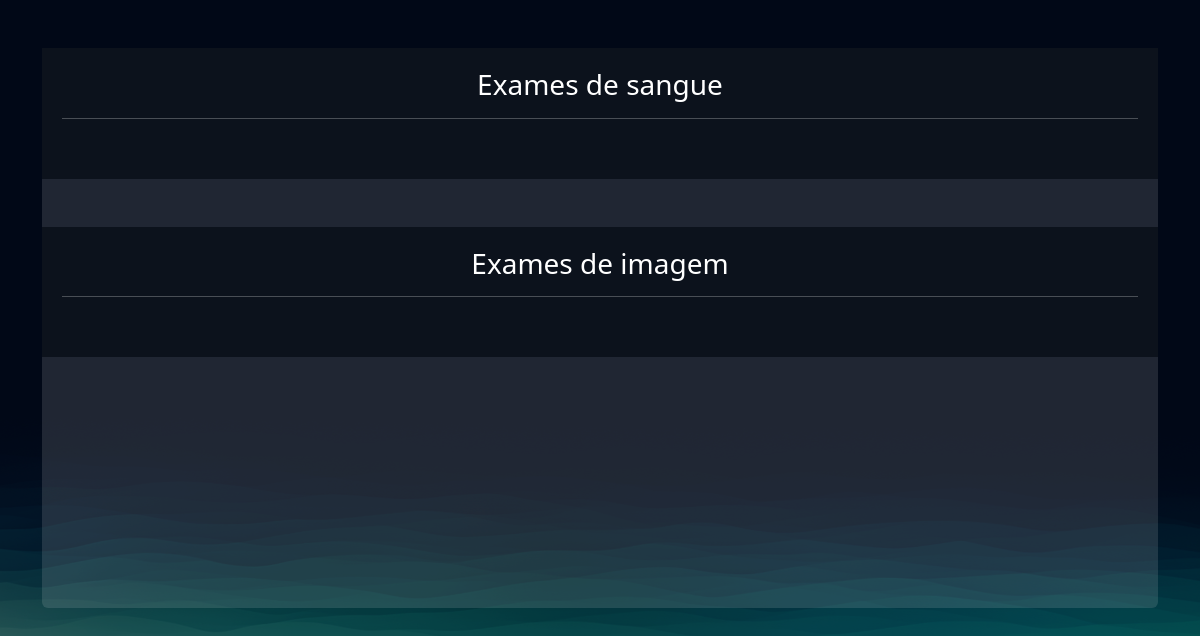
Before: /exames/gerenciar_exames/ (signed in) with the older database file.
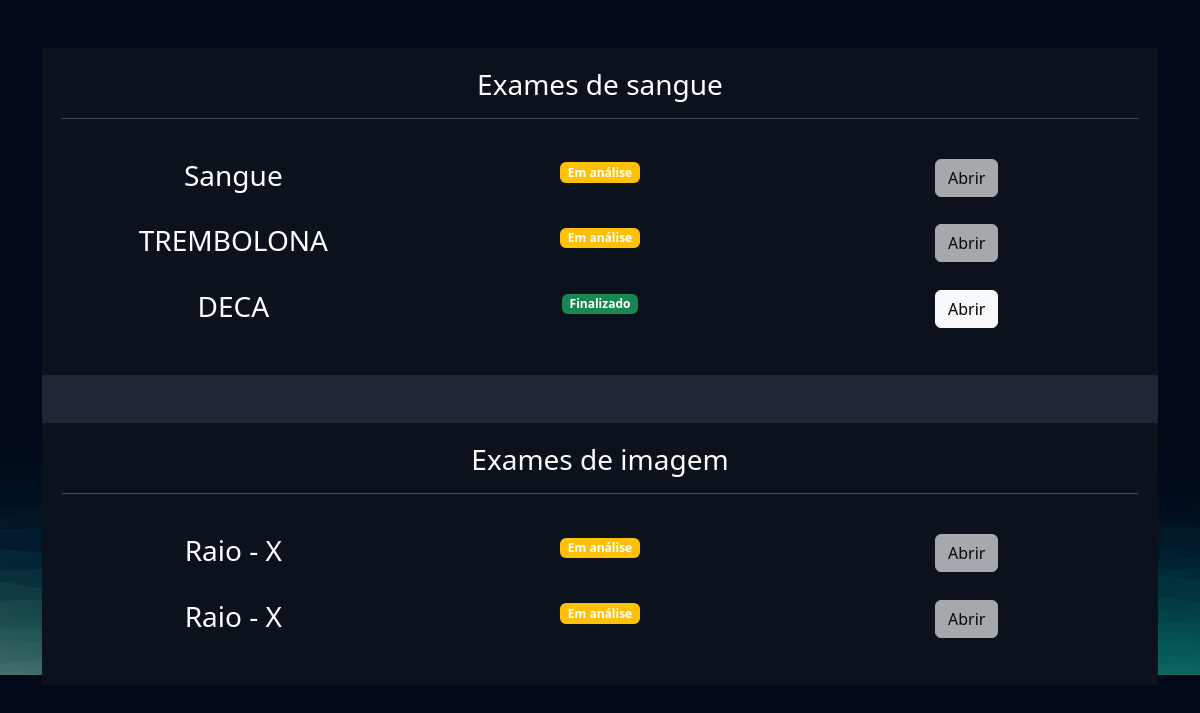
After: the same page with the newer database file.
### exames/models.py (models this page shows, shortened)
class SolicitacaoExame(models.Model):
    choice_status = (
        ('E', 'Em análise'),
        ('F', 'Finalizado')
    )
    usuario = models.ForeignKey(User, on_delete=models.DO_NOTHING)
    exame = models.ForeignKey(TiposExames, on_delete=models.DO_NOTHING)
    status = models.CharField(max_length=2, choices=choice_status)
    resultado = models.FileField(upload_to="resultados", null=True, blank=True)
    requer_senha = models.BooleanField(default=False)
    senha = models.CharField(max_length=16, null=True, blank=True)

class TiposExames(models.Model):
    tipo_choices = (
        ('I', "Exame de imagem"),
        ('S', "Exame de sangue")
    )
    nome = models.CharField(max_length=50)
    tipo = models.CharField(max_length=1, choices=tipo_choices)
    preco = models.FloatField()
    disponivel = models.BooleanField(default=True)
    horario_iniciaL = models.IntegerField()
    horario_final = models.IntegerField()

### exames/views.py (the view)
# urls.py: path('gerenciar_exames/', views.gerenciar_exames, name="gerenciar_exames"),
@login_required
def gerenciar_exames(request):
    exames = SolicitacaoExame.objects.filter(usuario=request.user)
    return render(request, 'gerenciar_exames.html', {'exames': exames})

### exames/templates/gerenciar_exames.html (shortened to what this page needs)
{% extends "bases/base.html" %}
{% load static %}
{% block 'head' %}
    <link href="{% static 'exames/css/css.css' %}" rel="stylesheet">
    <link href="{% static 'exames/css/gerenciar_pedidos.css' %}" rel="stylesheet">
    <link href="{% static 'exames/css/gerenciar_exames.css' %}" rel="stylesheet">
{% endblock 'head' %}
{% block 'conteudo' %}
    <br>
    <br>
    <div class="container">
        <div class="card card-view">
            <div class="sub-card">
                <h3>Exames de sangue</h3>
                <hr>
                <br>
                {% for exame in exames  %}
    {% if  exame.exame.tipo == 'S'%}
        <div class="row">
            <div class="col-md">
                <h3>{{exame.exame.nome}}</h3>
            </div>
            <div class="col-md">
                {% if exame.status == 'E'%}
                    <span class="badge bg-warning">Em análise</span>
                {%else%}
                    <span class="badge bg-success">Finalizado</span>
                {% endif %}
            </div>
            <div class="col-md">
                {% if exame.status == 'F' %}
                    <a href="{% url "permitir_abrir_exame" exame.id %}" class="btn btn-light">Abrir</a>
                {% else %}
                    <a href="#" class="btn btn-light disabled">Abrir</a>
                {% endif %}
            </div>
        </div>
        <br>
    {% endif %}
{% endfor %}
            </div>
            <br>
            <br>
            <div class="sub-card">
                <h3>Exames de imagem</h3>
                <hr>
                <br>
                {% for exame in exames  %}
                {% if  exame.exame.tipo == 'I'%}
        <div class="row">
            <div class="col-md">
                <h3>{{exame.exame.nome}}</h3>
            </div>
            <div class="col-md">
                {% if exame.status == 'E'%}
                    <span class="badge bg-warning">Em análise</span>
                {%else%}
                    <span class="badge bg-success">Finalizado</span>
                {% endif %}
            </div>
            <div class="col-md">
                {% if exame.status == 'F' %}
                    <a href="{% url "permitir_abrir_exame" exame.id %}" class="btn btn-light">Abrir</a>
                {% else %}
                    <a href="#" class="btn btn-light disabled">Abrir</a>
                {% endif %}
            </div>
        </div>
        <br>
    {% endif %}
{% endfor %}
            </div>
        </div>
    </div>
{% endblock 'conteudo' %}

### templates/bases/base.html (shortened to what this page needs)
{% load static %}
<!doctype html>
<html lang="pt-BR">
  <head>
    <link href="https://cdn.jsdelivr.net/npm/bootstrap@5.3.1/dist/css/bootstrap.min.css" rel="stylesheet">
    <link rel="stylesheet" href="{% static 'geral/css/base.css' %}">
    {% block 'head' %}{% endblock %}
  </head>
  <body>
    {% block 'conteudo' %}{% endblock %}
  </body>
</html>

### templates/static/geral/css/base.css (style rules this page uses)
:root { --main-color: #151C34; --dark-color: #0C121C ; --light-color: #6DE6EE; --contrast-color: #f4c96b; --differential-color: #066668; }
* { color: white }

### templates/static/exames/css/css.css (style rules this page uses)
body { background-image: url('/static/geral/img/bg2.png'); background-size: cover; }
.card { background-color: rgba(217, 217, 217, .14); color: white; padding: 15px; }

### templates/static/exames/css/gerenciar_pedidos.css (style rules this page uses)
.card-view { text-align: center; padding: 0; border: none; height: 70vh; }

### templates/static/exames/css/gerenciar_exames.css (style rules this page uses)
.sub-card { background-color: var(--dark-color); padding: 20px; }

Changed rows visible on the page:
added SolicitacaoExame: exame.nome "Sangue", status "Em análise", shown under "Exames de sangue"
added SolicitacaoExame: exame.nome "TREMBOLONA", status "Em análise", shown under "Exames de sangue"
added SolicitacaoExame: exame.nome "DECA", status "Finalizado", shown under "Exames de sangue"
added SolicitacaoExame: exame.nome "Raio - X", status "Em análise", shown under "Exames de imagem"
added SolicitacaoExame: exame.nome "Raio - X", status "Em análise", shown under "Exames de imagem"
